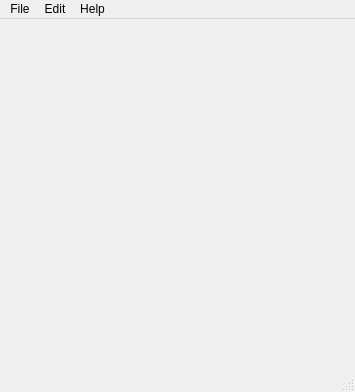
<?xml version="1.0" encoding="UTF-8"?>
<ui version="4.0">
 <class>MainWindow</class>
 <widget class="QMainWindow" name="MainWindow">
  <property name="geometry">
   <rect>
    <x>0</x>
    <y>0</y>
    <width>355</width>
    <height>392</height>
   </rect>
  </property>
  <property name="windowTitle">
   <string>MainWindow</string>
  </property>
  <widget class="QWidget" name="centralwidget">
   <layout class="QGridLayout" name="gridLayout">
    <item row="0" column="0">
     <widget class="GridFrame" name="gridFrame">
      <property name="sizePolicy">
       <sizepolicy hsizetype="Expanding" vsizetype="Expanding">
        <horstretch>0</horstretch>
        <verstretch>2</verstretch>
       </sizepolicy>
      </property>
      <property name="autoFillBackground">
       <bool>false</bool>
      </property>
      <property name="frameShape">
       <enum>QFrame::NoFrame</enum>
      </property>
      <property name="frameShadow">
       <enum>QFrame::Plain</enum>
      </property>
     </widget>
    </item>
   </layout>
  </widget>
  <widget class="QMenuBar" name="menubar">
   <property name="geometry">
    <rect>
     <x>0</x>
     <y>0</y>
     <width>355</width>
     <height>21</height>
    </rect>
   </property>
   <widget class="QMenu" name="menuFile">
    <property name="title">
     <string>File</string>
    </property>
    <addaction name="actionOpen"/>
    <addaction name="actionSave"/>
    <addaction name="separator"/>
    <addaction name="actionExit"/>
   </widget>
   <widget class="QMenu" name="menuEdit">
    <property name="title">
     <string>Edit</string>
    </property>
    <addaction name="actionUndo"/>
    <addaction name="actionRestart"/>
   </widget>
   <widget class="QMenu" name="menuHelp">
    <property name="title">
     <string>Help</string>
    </property>
    <addaction name="actionOptions"/>
    <addaction name="actionAbout"/>
    <addaction name="actionHigh_Score"/>
   </widget>
   <addaction name="menuFile"/>
   <addaction name="menuEdit"/>
   <addaction name="menuHelp"/>
  </widget>
  <widget class="QStatusBar" name="statusbar"/>
  <action name="actionOpen">
   <property name="text">
    <string>Open</string>
   </property>
  </action>
  <action name="actionSave">
   <property name="text">
    <string>Save</string>
   </property>
  </action>
  <action name="actionExit">
   <property name="text">
    <string>Exit</string>
   </property>
   <property name="shortcut">
    <string>Ctrl+X</string>
   </property>
  </action>
  <action name="actionUndo">
   <property name="text">
    <string>Undo</string>
   </property>
  </action>
  <action name="actionOptions">
   <property name="text">
    <string>Options</string>
   </property>
  </action>
  <action name="actionAbout">
   <property name="text">
    <string>About</string>
   </property>
  </action>
  <action name="actionHigh_Score">
   <property name="text">
    <string>High Score</string>
   </property>
  </action>
  <action name="actionRestart">
   <property name="text">
    <string>Restart</string>
   </property>
   <property name="shortcut">
    <string>Ctrl+R</string>
   </property>
  </action>
 </widget>
 <customwidgets>
  <customwidget>
   <class>GridFrame</class>
   <extends>QFrame</extends>
   <header location="global">gridframe.h</header>
   <container>1</container>
  </customwidget>
 </customwidgets>
 <resources/>
 <connections/>
</ui>
